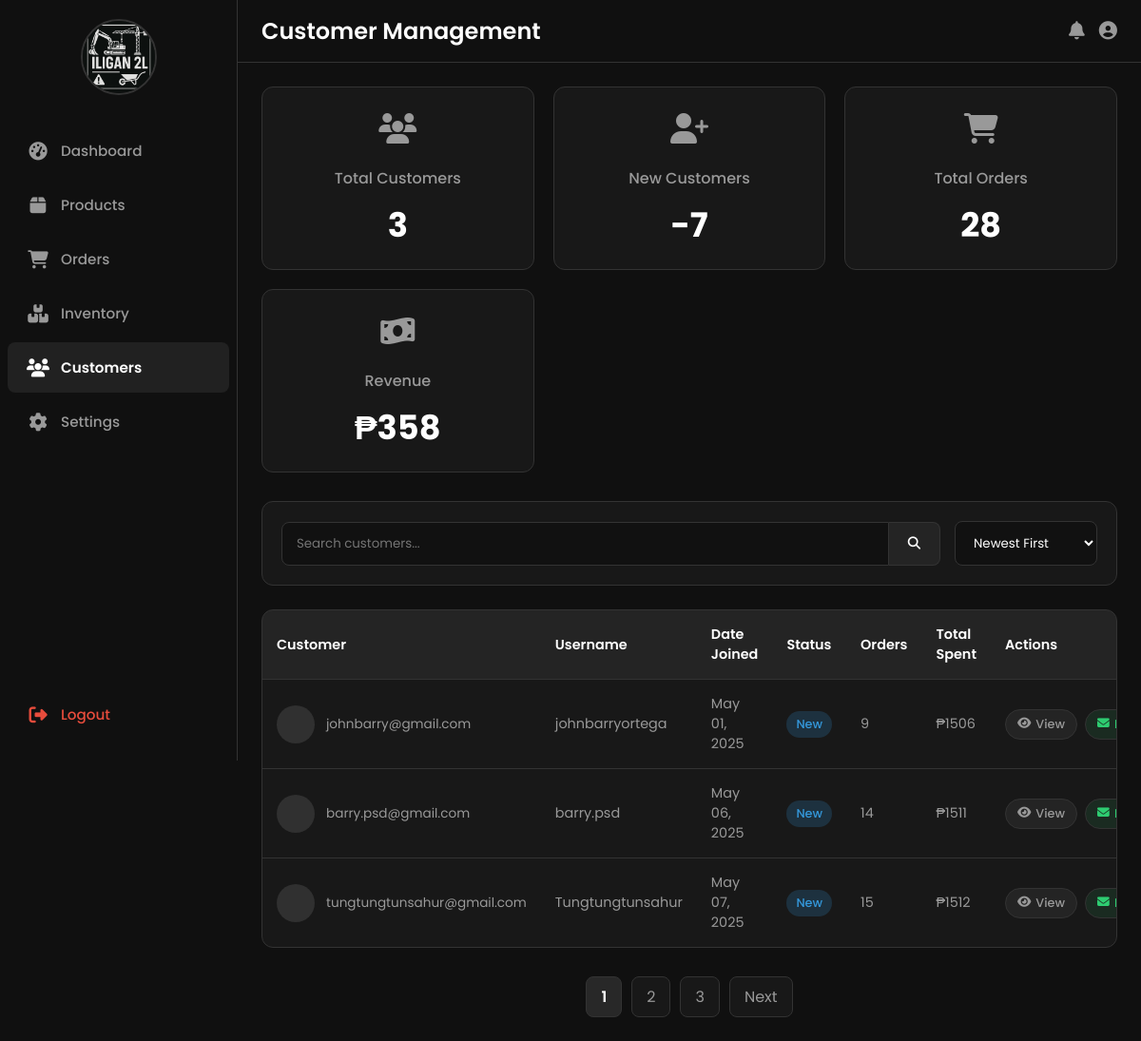
/staff/customers/ (signed in), run on the app's committed database.
### core/models.py (models this page shows, shortened)
class CustomUser(AbstractUser):
    ROLE_CHOICES = (
        ('Customer', 'Customer'),  # Regular customers who can browse and purchase products
        ('Administrator', 'Administrator'),  # Administrators who can manage inventory and orders
    )
    role = models.CharField(max_length=20, choices=ROLE_CHOICES, default='Customer')

### core/views.py (the view)
# urls.py: path('staff/customers/', views.customer_management, name='customer_management'),
@login_required  # Ensure user is logged in to access customer management
def customer_management(request):
    customers = CustomUser.objects.filter(role='Customer')
    search_term = request.GET.get('search', '')  # Default to empty string if not provided
    if search_term:
        customers = customers.filter(username__icontains=search_term) | \
                   customers.filter(email__icontains=search_term) | \
                   customers.filter(first_name__icontains=search_term) | \
                   customers.filter(last_name__icontains=search_term)  # Search across multiple fields
    from django.db.models import Sum
    revenue = Order.objects.filter(status='Completed').aggregate(Sum('total_amount'))['total_amount__sum'] or 0
    return render(request, 'core/customer_management.html', {
        'customers': customers,  # List of customers (filtered if search term provided)
        'search_term': search_term,  # Current search term for maintaining state
        'revenue': revenue  # Total revenue from completed orders
    })

### core/context_processors.py (called while the page is built)
def cart_processor(request):
    cart_items_count = 0
    cart_items = []
    cart_total_price = 0
    if request.user.is_authenticated and hasattr(request.user, 'role') and request.user.role == 'Customer':
        try:
            cart = Cart.objects.filter(customer=request.user, is_active=True).first()
            if cart:
                cart_items_count = cart.get_total_items()
                cart_items = cart.cartitem_set.all()
                cart_total_price = cart.get_total_price()
        except Exception as e:
            print(f'Error in cart_processor: {str(e)}')
            pass
    return {
        'cart_items_count': cart_items_count,
        'cart_items': cart_items,
        'cart_total_price': cart_total_price
    }

### core/models.py (called while the page is built)
    def get_total_price(self):
        return sum(item.get_total_price() for item in self.cartitem_set.all())

    def get_total_items(self):
        return sum(item.quantity for item in self.cartitem_set.all())

    def get_total_price(self):
        return self.product.price * self.quantity

### core/templates/core/customer_management.html (shortened to what this page needs)
{% extends 'core/staff_base.html' %}
{% load static %}
{% block page_title %}Customer Management{% endblock %}
{% block content %}
    <div class="stats-container">
        <div class="stat-card">
            <div class="icon"><i class="fas fa-users"></i></div>
            <h3>Total Customers</h3>
            <div class="number">{{ customers.count }}</div>
        </div>
        <div class="stat-card">
            <div class="icon"><i class="fas fa-user-plus"></i></div>
            <h3>New Customers</h3>
            <div class="number">{{ customers.count|add:-10 }}</div>
        </div>
        <div class="stat-card">
            <div class="icon"><i class="fas fa-shopping-cart"></i></div>
            <h3>Total Orders</h3>
            <div class="number">{{ customers.count|add:25 }}</div>
        </div>
        <div class="stat-card">
            <div class="icon"><i class="fas fa-money-bill-wave"></i></div>
            <h3>Revenue</h3>
            <div class="number">₱{{ revenue|default:0 }}</div>
        </div>
    </div>
    <div class="filter-container">
        <form method="get" action="{% url 'customer_management' %}" class="filter-form">
            <div class="search-group">
                <input type="text" name="search" placeholder="Search customers..." value="{{ search_term }}">
                <button type="submit"><i class="fas fa-search"></i></button>
            </div>
            <div class="filter-group">
                <select name="sort" onchange="this.form.submit()">
                    <option value="newest" {% if sort_by == 'newest' %}selected{% endif %}>Newest First</option>
                </select>
            </div>
        </form>
    </div>
    <div class="customers-table">
        <table>
            <thead>
                <tr>
                    <th>Customer</th>
                    <th>Username</th>
                    <th>Date Joined</th>
                    <th>Status</th>
                    <th>Orders</th>
                    <th>Total Spent</th>
                    <th>Actions</th>
                </tr>
            </thead>
            <tbody>
                {% for customer in customers %}
                    <tr>
                        <td>
                            <div class="customer-info">
                                <div class="customer-avatar">
                                </div>
                                <div class="customer-details">
                                    <span class="customer-email">{{ customer.email }}</span>
                                </div>
                            </div>
                        </td>
                        <td>{{ customer.username }}</td>
                        <td>{{ customer.date_joined|date:"M d, Y" }}</td>
                        <td>
                            {% if customer.date_joined|date:"Y-m-d" > "2025-04-26"|date:"Y-m-d" %}
                                <span class="status-badge status-new">New</span>
                            {% else %}
                                <span class="status-badge status-active">Active</span>
                            {% endif %}
                        </td>
                        <td>{{ customer.id|add:3 }}</td>
                        <td>₱{{ customer.id|add:1000|add:500 }}</td>
                        <td>
                            <div class="action-buttons">
                                <a href="#" class="action-button view-button">
                                    <i class="fas fa-eye"></i> View
                                </a>
                                <a href="#" class="action-button message-button">
                                    <i class="fas fa-envelope"></i> Message
                                </a>
                            </div>
                        </td>
                    </tr>
                {% empty %}
                    <tr>
                        <td colspan="7" style="text-align: center; padding: 30px;">No customers found.</td>
                    </tr>
                {% endfor %}
            </tbody>
        </table>
    </div>
    <div class="pagination">
        <a href="#" class="active">1</a>
        <a href="#">2</a>
        <a href="#">3</a>
        <a href="#">Next</a>
    </div>
{% endblock %}

### core/templates/core/staff_base.html (style rules this page uses)
:root { --primary-color: black; --secondary-color: #E67E22; --accent-color: #000000; --light-color: orange; --dark-color: #50432c; --success-color: #2ECC71; --danger-color: #E74C3C; --box-shadow: 0 10px 20px rgba(0, 0, 0, 0.1); --transition: all 0.3s ease; --threads-bg: #101010; --threads-card-bg: #101010; --threads-text: #FFFFFF; --threads-secondary-text: #999999; --threads-border: #333333; --threads-hover: rgba(255, 255, 255, 0.1); --threads-success: #2ECC71; --threads-danger: #E74C3C; --threads-box-shadow: 0 10px 20px rgba(0, 0, 0, 0.2); --threads-transition: all 0.3s ease; }
* { margin: 0; padding: 0; box-sizing: border-box; }
body, html { height: 100%; font-family: 'Poppins', sans-serif; }
body { background-color: var(--threads-bg); color: var(--threads-text); display: flex; overflow-x: hidden; }
.action-button { display: flex; align-items: center; gap: 10px; padding: 12px 20px; background-color: rgba(255, 255, 255, 0.03); border: 1px solid var(--threads-border); border-radius: 30px; color: var(--threads-text); text-decoration: none; font-weight: 500; transition: var(--threads-transition); }
table { width: 100%; border-collapse: collapse; }
table th { background-color: rgba(255, 255, 255, 0.05); color: var(--threads-text); font-weight: 600; text-align: left; padding: 15px; font-size: 0.9rem; }
table td { padding: 15px; border-top: 1px solid var(--threads-border); color: var(--threads-secondary-text); font-size: 0.9rem; }
.action-buttons { display: flex; gap: 8px; }
.filter-container { background: rgba(255, 255, 255, 0.03); border: 1px solid var(--threads-border); border-radius: 12px; padding: 20px; margin-bottom: 25px; }
.filter-form { display: flex; flex-wrap: wrap; gap: 15px; align-items: center; }
.search-group { flex: 1; min-width: 200px; display: flex; }
.search-group input { flex: 1; padding: 12px 15px; background-color: rgba(0, 0, 0, 0.3); border: 1px solid var(--threads-border); border-radius: 8px 0 0 8px; color: var(--threads-text); font-family: 'Poppins', sans-serif; }
.search-group button { padding: 12px 20px; background-color: rgba(255, 255, 255, 0.05); border: 1px solid var(--threads-border); border-left: none; border-radius: 0 8px 8px 0; color: var(--threads-text); cursor: pointer; transition: var(--threads-transition); }
.filter-group select { padding: 12px 15px; background-color: rgba(0, 0, 0, 0.3); border: 1px solid var(--threads-border); border-radius: 8px; color: var(--threads-text); font-family: 'Poppins', sans-serif; min-width: 150px; }
.pagination { display: flex; justify-content: center; gap: 10px; margin-top: 25px; }
.pagination a { display: inline-block; padding: 8px 15px; background-color: rgba(255, 255, 255, 0.03); border: 1px solid var(--threads-border); border-radius: 8px; color: var(--threads-secondary-text); text-decoration: none; transition: var(--threads-transition); }
.pagination a.active { background-color: rgba(255, 255, 255, 0.1); color: var(--threads-text); font-weight: 600; }
.stats-container { display: grid; grid-template-columns: repeat(auto-fit, minmax(250px, 1fr)); gap: 20px; margin-bottom: 25px; }
.stat-card { background: rgba(255, 255, 255, 0.03); border: 1px solid var(--threads-border); border-radius: 12px; padding: 20px; text-align: center; transition: var(--threads-transition); }
.stat-card .icon { font-size: 2rem; margin-bottom: 15px; color: var(--threads-secondary-text); }
.stat-card h3 { font-size: 1rem; font-weight: 500; color: var(--threads-secondary-text); margin-bottom: 10px; }
.stat-card .number { font-size: 2.2rem; font-weight: 700; color: var(--threads-text); }

### data on the page
CustomUser: email "johnbarry@gmail.com", username "johnbarryortega", date_joined "May 01, 2025", shows "New", id|add "9", id|add "1506"
CustomUser: email "barry.psd@gmail.com", username "barry.psd", date_joined "May 06, 2025", shows "New", id|add "14", id|add "1511"
CustomUser: email "tungtungtunsahur@gmail.com", username "Tungtungtunsahur", date_joined "May 07, 2025", shows "New", id|add "15", id|add "1512"

### other printed values
{{ customers.count }} "3"
{{ customers.count|add:-10 }} "-7"
{{ customers.count|add:25 }} "28"
{{ revenue|default:0 }} "358"
